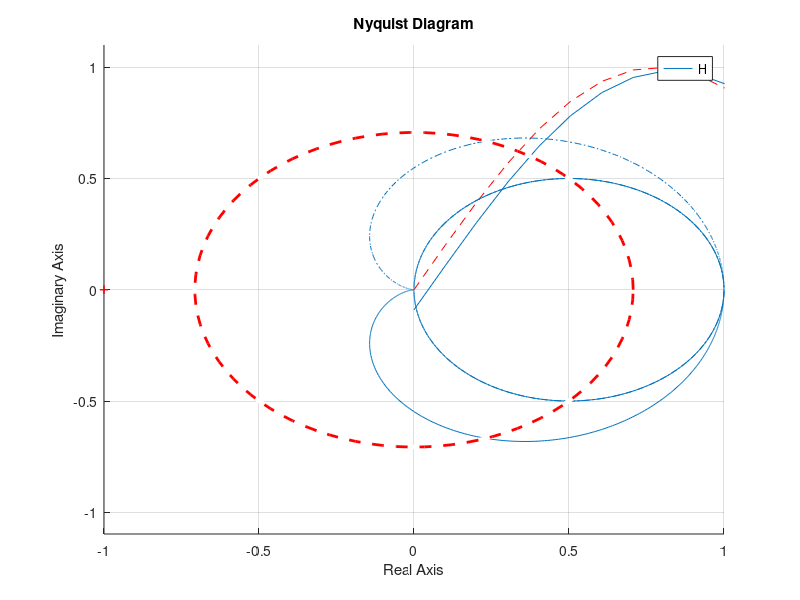
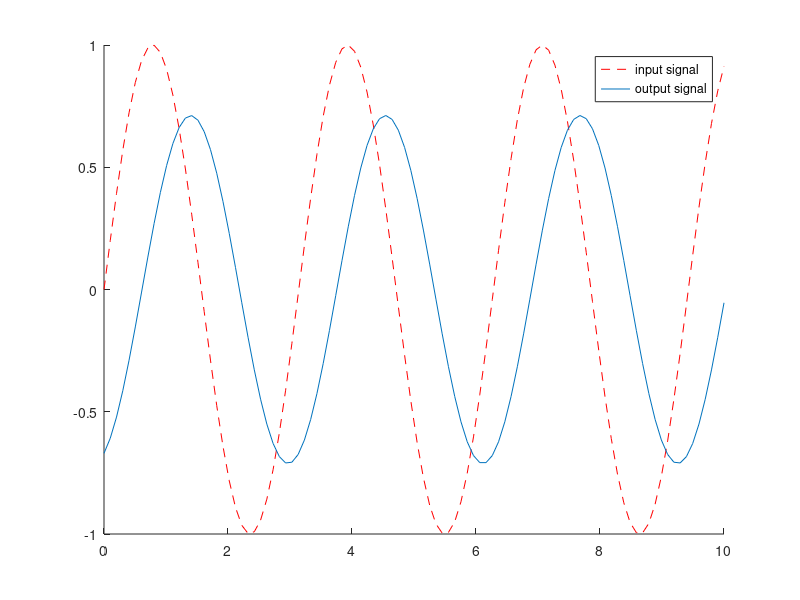

Reproduce these figures in MATLAB, in order.
%% Lab 2
Im = -0.09, Re = 0.98;
t=linspace(0,10);
y = @(t) (sin(2*t))
yss = @(t) (sqrt(Im^2+Re^2)*sin(2*t+atan(Im/Re)))
hold
plot(t,y(t),'r--')
plot(t,yss(t))
legend('input signal','output signal')
%% Establish the bandwidth
H = tf([1 0],[0.3 1 1]);
nyquist(H);
viscircles([0 0],0.707,'LineStyle','--')
xlim([-1 1])
%% New function
H = tf(1,[0.3 1 1]);
nyquist(H);
viscircles([0 0],0.707,'LineStyle','--')
xlim([-1 1])
Im = -0.67, Re = 0.24;
t=linspace(0,10);
y = @(t) (sin(2*t))
yss = @(t) (sqrt(Im^2+Re^2)*sin(2*t+atan(Im/Re)));
figure
hold
plot(t,y(t),'r--')
plot(t,yss(t))
legend('input signal','output signal')
%% tema celelalte 2 probleme (se verifica)